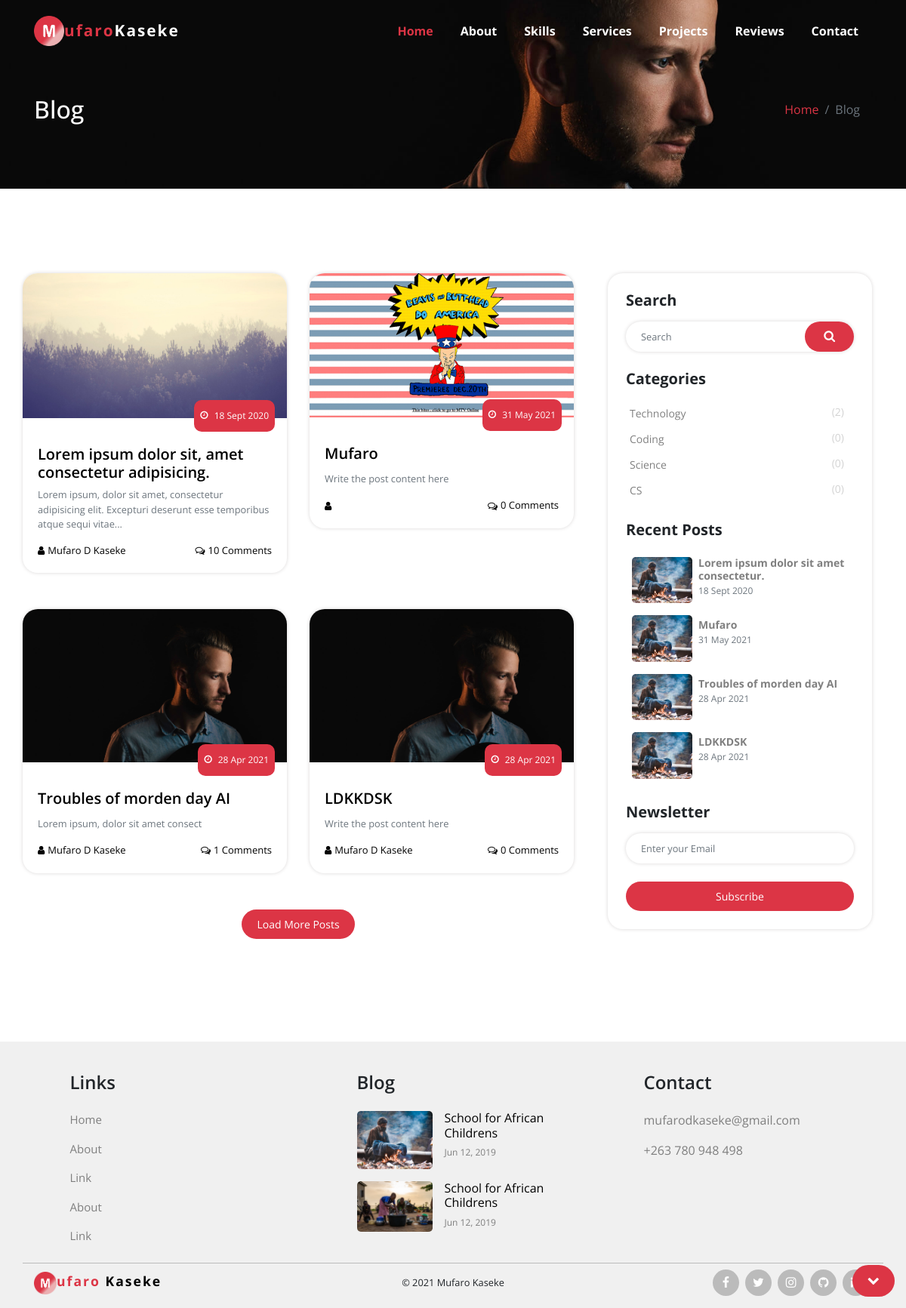
/blog/blog.php, run on the app's committed database.
### tables this page shows
CREATE TABLE `blog_posts` (
  `ID` int(11) NOT NULL,
  `post_id` varchar(255) NOT NULL,
  `post_title` varchar(255) NOT NULL,
  `post_summary` varchar(255) NOT NULL,
  `post_author` varchar(255) NOT NULL,
  `post_content` varchar(10000) NOT NULL,
  `post_likes` int(11) NOT NULL DEFAULT '0',
  `post_categories` varchar(255) NOT NULL,
  `post_pic` varchar(255) NOT NULL,
  `post_cmnts` int(255) NOT NULL,
  `post_date` datetime DEFAULT CURRENT_TIMESTAMP
);

### blog/includes/blog_functions.php (called while the page is built, shortened)
<?php
$categories = array('technology' ,'coding' ,'science' ,'CS');
function getPosts($conn) {
  $sql = "SELECT * FROM blog_posts ORDER BY post_date DESC";
  $result = mysqli_query($conn, $sql);
  $posts = array();
  if (mysqli_num_rows($result) > 0) {
    while($row = mysqli_fetch_assoc($result)) {
      $singlePost = $row;
      $posts[$singlePost['post_id']] = $singlePost;
    }
  } else {
    return false;
  }
  return $posts;
}
function getLatestPosts($conn ,$limit) {
  $sql = "SELECT * FROM blog_posts ORDER BY post_date DESC LIMIT " . $limit;
  $result = mysqli_query($conn, $sql);
  $posts = array();
  if (mysqli_num_rows($result) > 0) {
    while($row = mysqli_fetch_assoc($result)) {
      $singlePost = $row;
      $posts[$singlePost['post_id']] = $singlePost;
    }
  } else {
    return false;
  }
  return $posts;
}
function getPostsByCategory($conn ,$category) {
  $sql = "SELECT * FROM blog_posts ORDER BY post_date DESC";
  $result = mysqli_query($conn, $sql);
  $posts = array();
  if (mysqli_num_rows($result) > 0) {
    while($row = mysqli_fetch_assoc($result)) {
      $singlePost = $row;
      if(in_array($category, explode(';', $singlePost['post_categories']))) {
        $posts[$singlePost['post_id']] = $singlePost;
      }
    }
  } else {
    return false;
  }
  return $posts;
}
function countPostsWithCategory($conn ,$category) {
  $posts = getPostsByCategory($conn ,$category);
  return count($posts);
}
function formatDate($date) {
  $date = new DateTime($date);
  return date_format($date ,'j M Y');
}
?>

### blog/blog.php (the view, shortened to what this page needs)
<?php
require "includes/blog_functions.php";
$posts = getPosts($conn);
?>
<!DOCTYPE html>
<html lang="en">
<head>
    <link rel="stylesheet" type="text/css" href="../lib/bootstrap/bootstrap.min.css">
    <link rel="stylesheet" type="text/css" href="../lib/icomoon/icomoon.css">
    <link rel="stylesheet" type="text/css" href="../lib/animate/animate.css">
    <link rel="stylesheet" type="text/css" href="../css/style.css">
    <link rel="stylesheet" type="text/css" href="../css/blog.css">
    <link rel="stylesheet" type="text/css" href="../css/responsive.css">
  </head>
  <body data-spy="scroll" data-target="#mainNav">
    <nav class="navbar navbar-expand-lg fixed-top navbar-dark" id="mainNav">
      <div class="container">
        <a class="navbar-brand" href="#">
          <img class="navbar-logo" src="../img/icon-sm.png" alt="Logo"><span>ufaro</span> Kaseke
        </a>
        <div class="collapse navbar-collapse" id="topNavbar">
          <div class="navbar-nav ml-auto">
            <a class="nav-item nav-link js-scroll-trigger active" href="#hero">Home <span class="sr-only">(current)</span></a>
            <a class="nav-item nav-link js-scroll-trigger" href="#about-me">About</a>
            <a class="nav-item nav-link js-scroll-trigger" href="#skills">Skills</a>
            <a class="nav-item nav-link js-scroll-trigger" href="#services">Services</a>
            <a class="nav-item nav-link js-scroll-trigger" href="#projects">Projects</a>
            <a class="nav-item nav-link js-scroll-trigger" href="#reviews">Reviews</a>
            <a class="nav-item nav-link js-scroll-trigger" href="#contact">Contact</a>
          </div>
        </div>
      </div>
    </nav>
    <main>
    <section class="breadcrumbs">
      <div class="container">
        <div class="row flex-column flex-sm-row align-items-center justify-content-center justify-content-sm-between">
          <h2>Blog</h2>
          <nav aria-label="breadcrumb">
            <ol class="breadcrumb">
              <li class="breadcrumb-item"><a href="#">Home</a></li>
              <li class="breadcrumb-item active" aria-current="page">Blog</li>
            </ol>
          </nav>
        </div>
      </div>
    </section>
    <section class="blog">
      <div class="container">
        <div class="row justify-content-center justify-content-lg-between">
          <div class="col-12 col-lg-8 blog-entries row">
            <div class="col-12 col-md-6 entry-container">
              <article class="card single-entry panel">
                <div class="card-top">
                  <img src="../img/overlay-bg.jpg" alt="" class="card-img-top">
                  <a href="#" class="date"><i class="icon-clock-o mr-2"></i>18 Sept 2020</a>
                </div>
                <div class="card-body">
                  <a href="#" class="card-title h5 mb-2 d-block">Lorem ipsum dolor sit, amet consectetur adipisicing.</a>
                  <p class="card-text text-muted">
                    Lorem ipsum, dolor sit amet, consectetur adipisicing elit. Excepturi deserunt esse temporibus atque sequi vitae...
                  </p>
                  <ul class="nav justify-content-between">
                    <li>
                      <a href="" class="d-flex align-items-center">
                        <i class="icon-user"></i>Mufaro D Kaseke
                      </a>
                    </li>
                    <li>
                      <a href="" class="d-flex align-items-center">
                        <i class="icon-comments-o"></i>10 Comments
                      </a>
                    </li>
                  </ul>
                </div>
              </article>
            </div>
            <?php
            foreach ($posts as $post) {
              ?>
              <div class="col-12 col-md-6 entry-container">
                <article class="card single-entry panel">
                  <div class="card-top">
                    <img src="./img/<?php echo $post['post_pic'];?>" alt="" class="card-img-top">
                    <a href="#" class="date"><i class="icon-clock-o mr-2"></i><?php echo formatDate($post['post_date']);?></a>
                  </div>
                  <div class="card-body">
                    <a href="post.php?id=<?php echo $post['post_id'];?>" class="card-title h5 mb-2 d-block"><?php echo $post['post_title'];?></a>
                    <p class="card-text text-muted">
                      <?php
                        $postContent = str_split($post['post_content'] ,110);
                        $postContent = str_replace(array('<p>' ,'</p>') , "" , $postContent[0]);
                        echo $postContent;
                      ?>
                    </p>
                    <ul class="nav justify-content-between">
                      <li>
                        <a href="" class="d-flex align-items-center">
                          <i class="icon-user"></i><?php echo $post['post_author'];?>
                          </a>
                      </li>
                      <li>
                        <a href="" class="d-flex align-items-center">
                          <i class="icon-comments-o"></i><?php echo $post['post_cmnts'];?> Comments
                          </a>
                      </li>
                    </ul>
                  </div>
                </article>
              </div>
      <?php } ?>
            <div class="col-12 mb-4">
              <nav class="text-center" aria-label="Load More Posts">
                <button class="btn btn-sm mufaro-btn">Load More Posts</button>
              </nav>
            </div>
          </div>
          <div class="col-lg-4 blog-sidebar">
            <div class="panel p-4">
              <div class="search">
                <h5>Search</h5>
                <form action="" method="">
                  <div class="input-group panel">
                    <input type="search" name="q" class="form-control" placeholder="Search">
                    <div class="input-group-append">
                      <button type="submit" class="btn px-4">
                        <i class="icon-search"></i>
                      </button>
                    </div>
                  </div>
                </form>
              </div>
              <div class="categories mt-4">
                <h5>Categories</h5>
                <ul class="nav flex-column">
                  <?php
                  foreach ($categories as $category) {
                  ?><li>
                    <a href="./category/?category=<?php echo $category; ?>" class="text-capitalize">
                      <?php echo $category; ?><span>(<?php echo countPostsWithCategory($conn ,$category);?>)</span>
                    </a>
                  </li>
            <?php } ?>
                </ul>
              </div>
              <div class="recent mt-4">
                <h5>Recent Posts</h5>
                <ul class="nav flex-column">
                  <li>
                    <img src="../img/blog/news_1.png" alt="">
                    <div class="recent-info ml-2">
                      <a href="#">Lorem ipsum dolor sit amet consectetur.</a>
                      <time datetime="" class="text-muted">18 Sept 2020</time>
                    </div>
                  </li>
                  <?php
                  $recentPosts = getLatestPosts($conn ,4);
                  foreach ($recentPosts as $data) {
                  ?><li>
                      <img src="../img/blog/news_1.png" alt="">
                      <div class="recent-info ml-2">
                        <a href="#"><?php echo $data['post_title'];?></a>
                        <time datetime="" class="text-muted"><?php echo formatDate($data['post_date']);?></time>
                      </div>
                    </li>
            <?php } ?>
                </ul>
              </div>
              <div class="newsletter mt-4">
                <h5>Newsletter</h5>
                <form action="subscribe.php" method="get">
                  <input type="email" name="email" id="" placeholder="Enter your Email" class="form-control">
                  <button type="submit" class="btn btn-sm btn-block mufaro-btn">Subscribe</button>
                </form>
              </div>
            </div>
          </div>
        </div>
      </div>
    </section>
    <footer class="footer pt-4 pb-2 px-2">
      <div class="container">
        <div class="row justify-content-around py-3">
          <div class="col-md-3 mb-4 mb-md-0">
            <h4 class="mb-3">Links</h4>
            <ul class="nav flex-column footer-links">
              <li class="nav-item">
                <a class="nav-link active" href="#">Home</a>
              </li>
              <li class="nav-item">
                <a class="nav-link" href="#">About</a>
              </li>
              <li class="nav-item">
                <a class="nav-link" href="#">Link</a>
              </li>
              <li class="nav-item">
                <a class="nav-link" href="#">About</a>
              </li>
              <li class="nav-item">
                <a class="nav-link" href="#">Link</a>
              </li>
            </ul>
          </div>
          <div class="col-md-3 mb-4 mb-md-0">
            <h4 class="mb-4">Blog</h4>
            <ul class="nav footer-blog">
              <li>
                <div class="thumb">
                  <a href="#">
                    <img src="../img/blog/news_1.png" alt="">
                  </a>
                </div>
                <div class="info">
                  <a href="#">
                    <h4>School for African
                    Childrens</h4>
                  </a>
                  <span>Jun 12, 2019</span>
                </div>
              </li>
              <li>
                <div class="thumb">
                  <a href="#">
                    <img src="../img/blog/news_2.png" alt="">
                  </a>
                </div>
                <div class="info">
                  <a href="#">
                    <h4>School for African
                    Childrens</h4>
                  </a>
                  <span>Jun 12, 2019</span>
                </div>
              </li>
            </ul>
          </div>
          <div class="col-md-3 mb-4 mb-md-0">
            <h4 class="mb-3">Contact</h4>
            <ul class="nav flex-column footer-contact">
              <li class="nav-item">
                <a href="" class="nav-link">mufarodkaseke@gmail.com</a>
              </li>
              <li class="nav-item">
                <a href="" class="nav-link">+263 780 948 498</a>
              </li>
              <li class="nav-item">
                <a href="" class="nav-link"></a>
              </li>
            </ul>
          </div>
        </div>
        <div class="row align-items-center justify-content-between py-2">
          <div class="col-lg-4 text-center text-md-left">
            <a href="#" class="footer-brand d-inline">
              <img src="../img/icon-sm.png" alt="Logo"><span>ufaro</span> Kaseke
            </a>
          </div>
          <div class="col-lg-4 order-2 order-md-1">
            <p class="mb-0 small text-center">&copy; <script>document.write(new Date().getFullYear());</script> Mufaro Kaseke</p>
          </div>
          <div class="col-lg-4 order-1 order-md-2">
            <ul class="nav footer-social justify-content-center justify-content-md-end">
              <li class="nav-item">
                <a href="" class="nav-link">
                  <i class="icon-facebook"></i>
                </a>
              </li>
              <li class="nav-item">
                <a href="" class="nav-link">
                  <i class="icon-twitter"></i>
                </a>
              </li>
              <li class="nav-item">
                <a href="" class="nav-link">
                  <i class="icon-instagram"></i>
                </a>
              </li>
              <li class="nav-item">
                <a href="" class="nav-link">
                  <i class="icon-github"></i>
                </a>
              </li>
              <li class="nav-item">
                <a href="" class="nav-link">
                </a>
              </li>
            </ul>
          </div>
        </div>
      </div>
    </footer>
    </main>
    <a href="" class="btn scroll-top">
      <span class=""></span>
    </a>
</body>
</html>

### data on the page
blog_posts: post_pic (picture), post_date "31 May 2021", post_title "Mufaro", post_content "Write the post content here", post_cmnts "0"
blog_posts: post_pic (picture), post_date "28 Apr 2021", post_title "Troubles of morden day AI", post_content "Lorem ipsum, dolor sit amet consect", post_author "Mufaro D Kaseke", post_cmnts "1"
blog_posts: post_pic (picture), post_date "28 Apr 2021", post_title "LDKKDSK", post_content "Write the post content here", post_author "Mufaro D Kaseke", post_cmnts "0"

### other printed values
$category "Technology"
countPostsWithCategory($conn ,$category) "2"
$category "Coding"
countPostsWithCategory($conn ,$category) "0"
$category "Science"
$category "CS"
